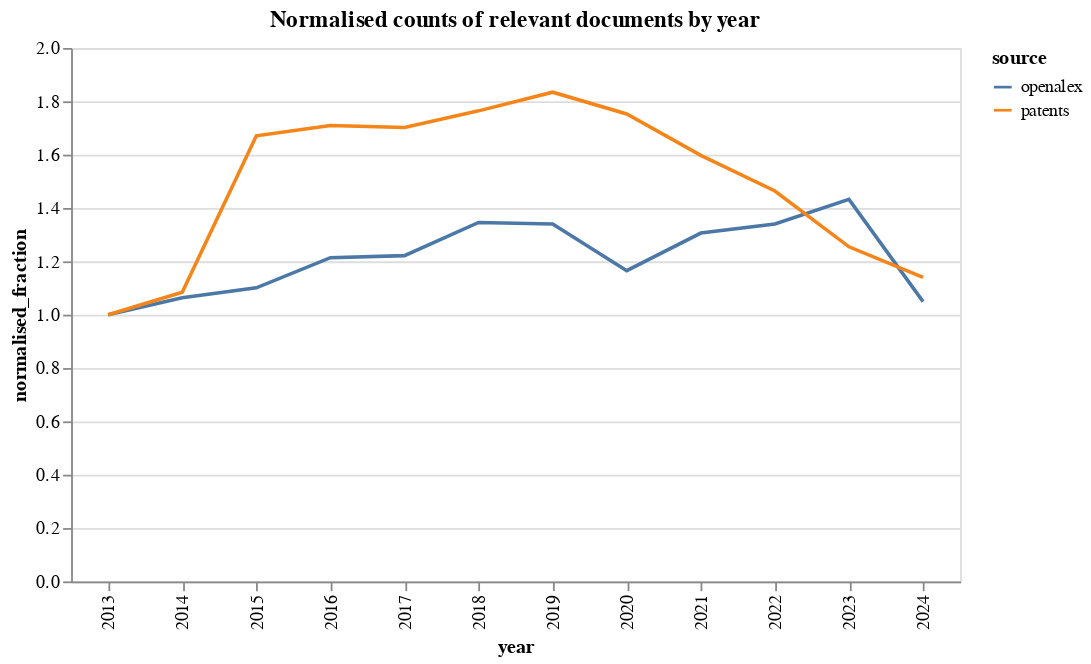

This figure's notebook cell:
### Code cell
fig = (
    alt.Chart(
        (
            counts_normalised_df
        ),
        width=500)
    .mark_line()
    .encode(
        x='year:O',
        y='normalised_fraction:Q',
        color='source'
    )
    .properties(
        title='Normalised counts of relevant documents by year'
    )
)

fig

### Figure 1 — Vega-Lite specification as saved in the notebook (floating-point values rounded to 4 significant figures)
{"config": {"view": {"continuousWidth": 400, "continuousHeight": 300}}, "data": {"name": "data-b79af452f09e439aa2a39205755d857c"}, "mark": "line", "encoding": {"color": {"field": "source", "type": "nominal"}, "x": {"field": "year", "type": "ordinal"}, "y": {"field": "normalised_fraction", "type": "quantitative"}}, "title": "Normalised counts of relevant documents by year", "width": 500, "$schema": "https://vega.github.io/schema/vega-lite/v4.17.0.json", "datasets": {"data-b79af452f09e439aa2a39205755d857c": [{"source": "openalex", "year": 2013, "counts": 2707, "total_counts": 9089417, "fraction": 0.0002978, "fraction_2013": 0.0002978, "normalised_fraction": 1.0}, {"source": "openalex", "year": 2014, "counts": 2995, "total_counts": 9457707, "fraction": 0.0003167, "fraction_2013": 0.0002978, "normalised_fraction": 1.063}, {"source": "openalex", "year": 2015, "counts": 3151, "total_counts": 9612238, "fraction": 0.0003278, "fraction_2013": 0.0002978, "normalised_fraction": 1.101}, {"source": "openalex", "year": 2016, "counts": 3560, "total_counts": 9848839, "fraction": 0.0003615, "fraction_2013": 0.0002978, "normalised_fraction": 1.214}, {"source": "openalex", "year": 2017, "counts": 3532, "total_counts": 9708717, "fraction": 0.0003638, "fraction_2013": 0.0002978, "normalised_fraction": 1.222}, {"source": "openalex", "year": 2018, "counts": 3874, "total_counts": 9665665, "fraction": 0.0004008, "fraction_2013": 0.0002978, "normalised_fraction": 1.346}, {"source": "openalex", "year": 2019, "counts": 3946, "total_counts": 9885874, "fraction": 0.0003992, "fraction_2013": 0.0002978, "normalised_fraction": 1.34}, {"source": "openalex", "year": 2020, "counts": 3623, "total_counts": 10440194, "fraction": 0.000347, "fraction_2013": 0.0002978, "normalised_fraction": 1.165}, {"source": "openalex", "year": 2021, "counts": 3673, "total_counts": 9442062, "fraction": 0.000389, "fraction_2013": 0.0002978, "normalised_fraction": 1.306}, {"source": "openalex", "year": 2022, "counts": 3561, "total_counts": 8920054, "fraction": 0.0003992, "fraction_2013": 0.0002978, "normalised_fraction": 1.34}, {"source": "openalex", "year": 2023, "counts": 3770, "total_counts": 8837335, "fraction": 0.0004266, "fraction_2013": 0.0002978, "normalised_fraction": 1.432}, {"source": "openalex", "year": 2024, "counts": 356, "total_counts": 1139314, "fraction": 0.0003125, "fraction_2013": 0.0002978, "normalised_fraction": 1.049}, {"source": "patents", "year": 2013, "counts": 499, "total_counts": 4271238, "fraction": 0.0001168, "fraction_2013": 0.0001168, "normalised_fraction": 1.0}, {"source": "patents", "year": 2014, "counts": 565, "total_counts": 4459288, "fraction": 0.0001267, "fraction_2013": 0.0001168, "normalised_fraction": 1.085}, {"source": "patents", "year": 2015, "counts": 948, "total_counts": 4856237, "fraction": 0.0001952, "fraction_2013": 0.0001168, "normalised_fraction": 1.671}, {"source": "patents", "year": 2016, "counts": 1029, "total_counts": 5152383, "fraction": 0.0001997, "fraction_2013": 0.0001168, "normalised_fraction": 1.709}, {"source": "patents", "year": 2017, "counts": 1107, "total_counts": 5566320, "fraction": 0.0001989, "fraction_2013": 0.0001168, "normalised_fraction": 1.702}, {"source": "patents", "year": 2018, "counts": 1298, "total_counts": 6297186, "fraction": 0.0002061, "fraction_2013": 0.0001168, "normalised_fraction": 1.764}, {"source": "patents", "year": 2019, "counts": 1387, "total_counts": 6472541, "fraction": 0.0002143, "fraction_2013": 0.0001168, "normalised_fraction": 1.834}, {"source": "patents", "year": 2020, "counts": 1502, "total_counts": 7336249, "fraction": 0.0002047, "fraction_2013": 0.0001168, "normalised_fraction": 1.752}, {"source": "patents", "year": 2021, "counts": 1578, "total_counts": 8455856, "fraction": 0.0001866, "fraction_2013": 0.0001168, "normalised_fraction": 1.597}, {"source": "patents", "year": 2022, "counts": 1389, "total_counts": 8122074, "fraction": 0.000171, "fraction_2013": 0.0001168, "normalised_fraction": 1.464}, {"source": "patents", "year": 2023, "counts": 1096, "total_counts": 7477636, "fraction": 0.0001466, "fraction_2013": 0.0001168, "normalised_fraction": 1.255}, {"source": "patents", "year": 2024, "counts": 88, "total_counts": 660824, "fraction": 0.0001332, "fraction_2013": 0.0001168, "normalised_fraction": 1.14}]}}
